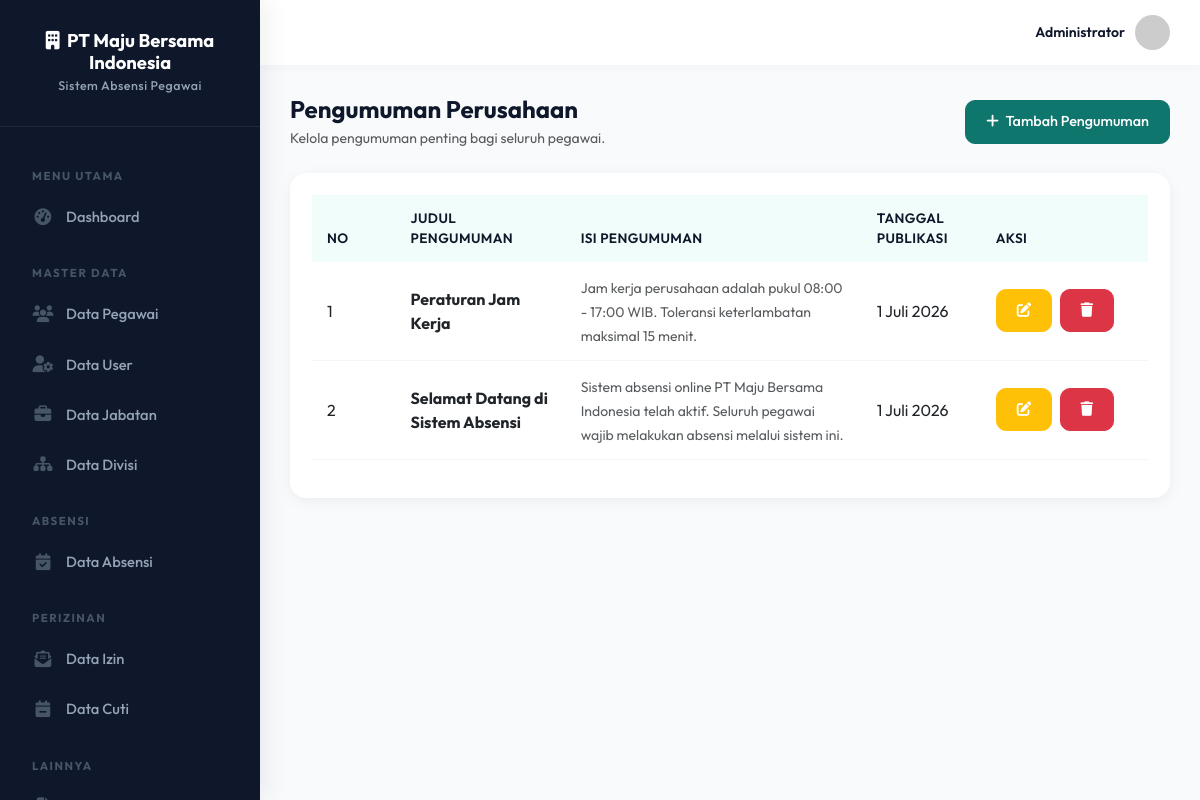
Screenshot of /admin/pengumuman.php (signed in) with the database file from the repository.
### tables this page shows
CREATE TABLE pengumuman (
    id INT AUTO_INCREMENT PRIMARY KEY,
    judul VARCHAR(200) NOT NULL,
    isi TEXT NOT NULL,
    tanggal DATE NOT NULL,
    created_at TIMESTAMP DEFAULT CURRENT_TIMESTAMP
);

### config/helpers.php (called while the page is built, shortened)
<?php
if (!function_exists('tanggal_indo')) {
    function tanggal_indo($tanggal, $cetak_hari = false) {
        $bulan_array = [
            1 => 'Januari', 'Februari', 'Maret', 'April', 'Mei', 'Juni',
            'Juli', 'Agustus', 'September', 'Oktober', 'November', 'Desember'
        ];
        $timestamp = strtotime($tanggal);
        $tgl = date('j', $timestamp);
        $bln = $bulan_array[(int)date('n', $timestamp)];
        $thn = date('Y', $timestamp);
        $hasil = "$tgl $bln $thn";
        return $hasil;
    }
}

### admin/pengumuman.php (the view, shortened to what this page needs)
<?php
require_once 'layout/header.php';
$action = $_GET['action'] ?? 'list';
?>
<div class="page-content">
    <?php if ($action == 'list'): ?>
        <div class="d-flex justify-content-between align-items-center mb-4">
            <div>
                <h4 class="fw-bold mb-1">Pengumuman Perusahaan</h4>
                <p class="text-muted small mb-0">Kelola pengumuman penting bagi seluruh pegawai.</p>
            </div>
            <a href="?action=add" class="btn btn-primary"><i class="fas fa-plus me-1"></i> Tambah Pengumuman</a>
        </div>
        <div class="card">
            <div class="card-body">
                <div class="table-responsive">
                    <table class="table table-hover">
                        <thead>
                            <tr>
                                <th width="10%">No</th>
                                <th>Judul Pengumuman</th>
                                <th>Isi Pengumuman</th>
                                <th>Tanggal Publikasi</th>
                                <th width="20%">Aksi</th>
                            </tr>
                        </thead>
                        <tbody>
                            <?php
                            $q = $conn->query("SELECT * FROM pengumuman ORDER BY tanggal DESC, id DESC");
                            $no = 1;
                            if ($q->num_rows > 0):
                                while ($row = $q->fetch_assoc()):
                            ?>
                            <tr>
                                <td><?= $no++ ?></td>
                                <td><strong class="text-dark"><?= htmlspecialchars($row['judul']) ?></strong></td>
                                <td><span class="text-muted small"><?= nl2br(htmlspecialchars($row['isi'])) ?></span></td>
                                <td><?= tanggal_indo($row['tanggal']) ?></td>
                                <td>
                                    <a href="?action=edit&id=<?= $row['id'] ?>" class="btn btn-sm btn-warning me-1 text-white" title="Edit"><i class="fas fa-edit"></i></a>
                                    <a href="?action=delete&id=<?= $row['id'] ?>" class="btn btn-sm btn-danger" onclick="return confirm('Apakah Anda yakin ingin menghapus pengumuman ini?')" title="Hapus"><i class="fas fa-trash"></i></a>
                                </td>
                            </tr>
                            <?php
                                endwhile;
                            else:
                            ?>
                            <tr>
                                <td colspan="5" class="text-center text-muted py-4">Belum ada pengumuman terdaftar.</td>
                            </tr>
                            <?php endif; ?>
                        </tbody>
                    </table>
                </div>
            </div>
        </div>
    <?php endif; ?>
</div>
<?php require_once 'layout/footer.php'; ?>

### assets/css/style.css (style rules this page uses)
:root { --primary: #0f766e; --primary-dark: #0d9488; --primary-light: #f0fdfa; --secondary: #64748b; --success: #0d9488; --danger: #e11d48; --warning: #d97706; --info: #0284c7; --bg: #f8fafc; --white: #ffffff; --sidebar-w: 260px; --text: #0f172a; --text-muted: #64748b; --shadow: 0 4px 20px -2px rgba(15, 23, 42, 0.05), 0 2px 8px -1px rgba(15, 23, 42, 0.03); --radius: 16px; }
* { box-sizing: border-box; }
body { font-family: 'Outfit', sans-serif; background: var(--bg); color: var(--text); margin: 0; }
a { text-decoration: none; }
.page-content { padding: 30px; }
.card { border: none; border-radius: var(--radius); box-shadow: var(--shadow); background: var(--white); margin-bottom: 25px; }
.card-body { padding: 22px; }
.table thead th { background: var(--primary-light); color: var(--text); font-weight: 600; font-size: 0.85rem; text-transform: uppercase; letter-spacing: 0.4px; border-bottom: none; padding: 13px 15px; }
.table tbody td { padding: 13px 15px; vertical-align: middle; border-color: #f5f5f5; }
.btn { border-radius: 10px; font-weight: 500; padding: 10px 20px; font-size: 0.9rem; transition: all 0.2s; }
.btn-primary { background: var(--primary); border-color: var(--primary); }

### rows the page displays
pengumuman: judul "Peraturan Jam Kerja", isi "Jam kerja perusahaan adalah pukul 08:00 - 17:00 WIB. Toleransi keterlambatan maksimal 15 menit.", tanggal "1 Juli 2026"
pengumuman: judul "Selamat Datang di Sistem Absensi", isi "Sistem absensi online PT Maju Bersama Indonesia telah aktif. Seluruh pegawai wajib melakukan absensi melalui sistem ini.", tanggal "1 Juli 2026"

### other values shown
NAMA_PERUSAHAAN "PT Maju Bersama Indonesia"
NAMA_SISTEM "Sistem Absensi Pegawai"
